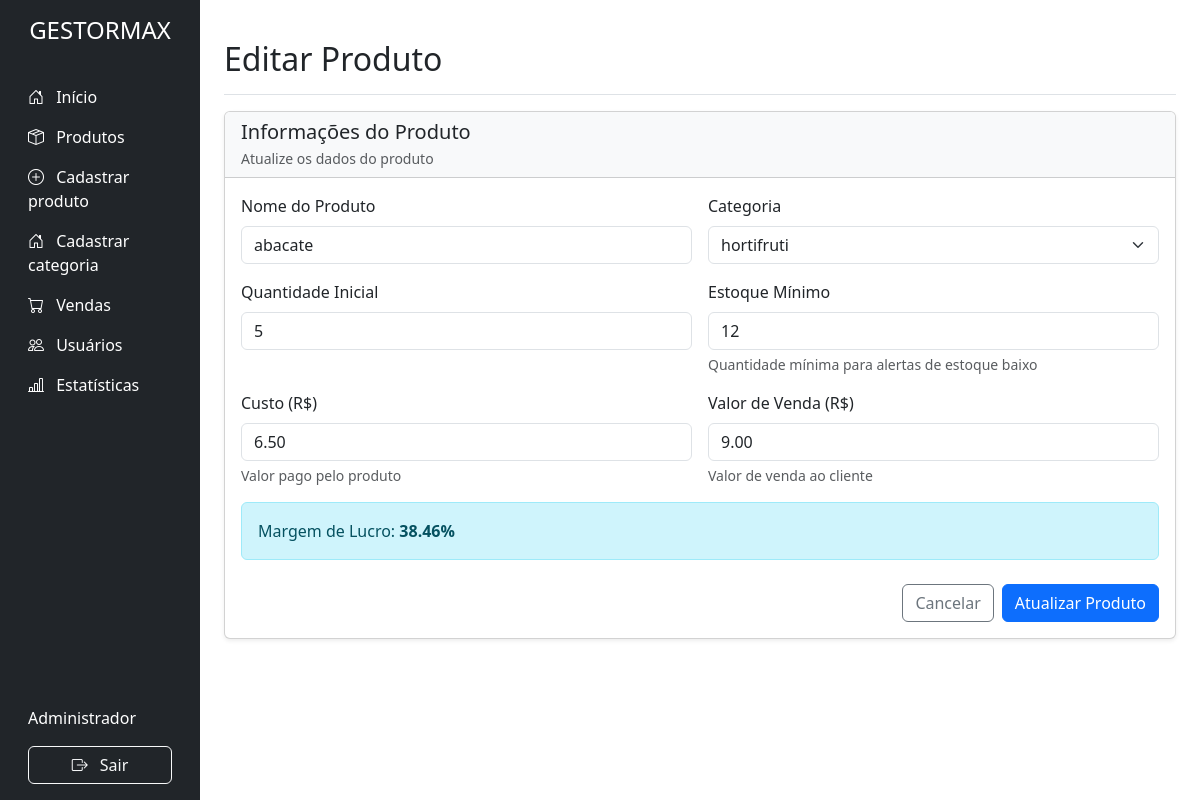
Screenshot of /pages/produtos-editar.php?id=6 with the database file from the repository.
### tables this page shows
CREATE TABLE `produtos` (
  `id` int NOT NULL,
  `nome` varchar(100) NOT NULL,
  `categoria_id` int DEFAULT NULL,
  `quantidade_inicial` int NOT NULL,
  `quantidade_minima` int NOT NULL,
  `custo` decimal(10,2) NOT NULL,
  `valor_venda` decimal(10,2) NOT NULL
);

CREATE TABLE `categorias` (
  `categoria_id` int NOT NULL,
  `nome` varchar(100) NOT NULL
);

### pages/produtos-editar.php (the view, shortened to what this page needs)
<?php
include 'conexao.php';
$produto_id = isset($_GET['id']) ? intval($_GET['id']) : 0;
$produto = null;
if ($produto_id > 0) {
    $sql_produto = "SELECT * FROM produtos WHERE id = $produto_id";
    $resultado = $conn->query($sql_produto);
    if ($resultado->num_rows === 0) {
        $mensagem = 'Produto não encontrado!';
        $classe_mensagem = 'alert-danger';
    } else {
        $produto = $resultado->fetch_assoc();
    }
} else {
    $mensagem = 'ID do produto não informado!';
    $classe_mensagem = 'alert-danger';
}
$categorias = array();
$sql_categorias = "SELECT categoria_id, nome FROM categorias ORDER BY nome";
$resultado = $conn->query($sql_categorias);
if ($resultado->num_rows > 0) {
    while ($row = $resultado->fetch_assoc()) {
        $categorias[] = $row;
    }
}
?>
<!DOCTYPE html>
<html lang="pt-BR">
<head>
  <link href="https://cdn.jsdelivr.net/npm/bootstrap@5.3.0/dist/css/bootstrap.min.css" rel="stylesheet">
  <link rel="stylesheet" href="https://cdn.jsdelivr.net/npm/bootstrap-icons@1.10.0/font/bootstrap-icons.css">
</head>
<body>
  <div class="container-fluid">
    <div class="row">
      <?php include '../INCLUDE/sidebar.php'; ?>
      <main class="col-md-9 ms-sm-auto col-lg-10 px-md-4 py-4">
        <div class="d-flex justify-content-between flex-wrap flex-md-nowrap align-items-center pt-3 pb-2 mb-3 border-bottom">
          <h1 class="h2">Editar Produto</h1>
        </div>
        <?php if ($produto): ?>
        <div class="card shadow-sm mb-4">
          <div class="card-header bg-light">
            <h2 class="h5 card-title mb-1">Informações do Produto</h2>
            <p class="text-muted small mb-0">Atualize os dados do produto</p>
          </div>
          <div class="card-body">
            <form method="POST" action="">
              <div class="row g-3">
                <div class="col-md-6">
                  <label for="nome" class="form-label">Nome do Produto</label>
                  <input type="text" class="form-control" id="nome" name="nome" value="<?php echo htmlspecialchars($produto['nome']); ?>" required>
                </div>
                <div class="col-md-6">
                  <label for="categoria_id" class="form-label">Categoria</label>
                  <select class="form-select" id="categoria_id" name="categoria_id" required>
                    <?php foreach ($categorias as $categoria): ?>
                      <option value="<?php echo $categoria['categoria_id']; ?>" <?php echo ($produto['categoria_id'] == $categoria['categoria_id']) ? 'selected' : ''; ?>>
                        <?php echo htmlspecialchars($categoria['nome']); ?>
                      </option>
                    <?php endforeach; ?>
                  </select>
                </div>
                <div class="col-md-6">
                  <label for="quantidade_inicial" class="form-label">Quantidade Inicial</label>
                  <input type="number" class="form-control" id="quantidade_inicial" name="quantidade_inicial" min="0" value="<?php echo htmlspecialchars($produto['quantidade_inicial']); ?>" required>
                </div>
                <div class="col-md-6">
                  <label for="quantidade_minima" class="form-label">Estoque Mínimo</label>
                  <input type="number" class="form-control" id="quantidade_minima" name="quantidade_minima" min="1" value="<?php echo htmlspecialchars($produto['quantidade_minima']); ?>" required>
                  <div class="form-text">Quantidade mínima para alertas de estoque baixo</div>
                </div>
                <div class="col-md-6">
                  <label for="custo" class="form-label">Custo (R$)</label>
                  <input type="number" class="form-control" id="custo" name="custo" min="0" step="0.01" value="<?php echo htmlspecialchars($produto['custo']); ?>" required>
                  <div class="form-text">Valor pago pelo produto</div>
                </div>
                <div class="col-md-6">
                  <label for="valor_venda" class="form-label">Valor de Venda (R$)</label>
                  <input type="number" class="form-control" id="valor_venda" name="valor_venda" min="0" step="0.01" value="<?php echo htmlspecialchars($produto['valor_venda']); ?>" required>
                  <div class="form-text">Valor de venda ao cliente</div>
                </div>
              </div>
              <div id="margem-lucro" class="alert alert-info mt-3">
                <span>Margem de Lucro:</span>
                <span id="margem-lucro-valor" class="fw-bold">
                  <?php
                    $margem = (($produto['valor_venda'] - $produto['custo']) / $produto['custo'] * 100);
                    echo number_format($margem, 2) . '%';
                  ?>
                </span>
              </div>
              <div class="d-flex justify-content-end mt-4 gap-2">
                <a href="produtos-lista.php" class="btn btn-outline-secondary">Cancelar</a>
                <button type="submit" class="btn btn-primary">Atualizar Produto</button>
              </div>
            </form>
          </div>
        </div>
        <?php endif; ?>
      </main>
    </div>
  </div>
</body>
</html>

### rows the page displays
produtos: nome "abacate", categoria_id "hortifruti", quantidade_inicial "5", quantidade_minima "12", custo "6.50", valor_venda "9.00", margem "38.46"

### other values shown
$_SESSION['usuario_nome'] "Administrador"
